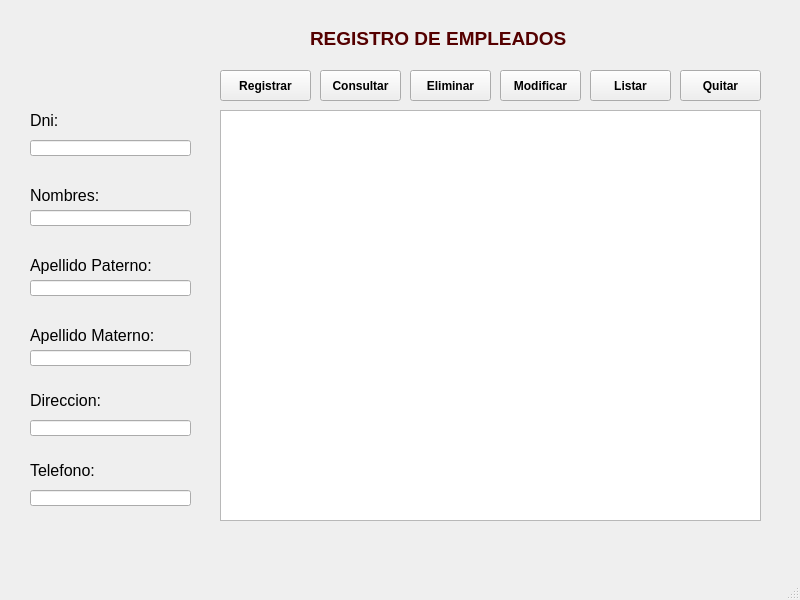
<?xml version="1.0" encoding="UTF-8"?>
<ui version="4.0">
 <class>MainWindow</class>
 <widget class="QMainWindow" name="MainWindow">
  <property name="geometry">
   <rect>
    <x>0</x>
    <y>0</y>
    <width>800</width>
    <height>600</height>
   </rect>
  </property>
  <property name="windowTitle">
   <string>MainWindow</string>
  </property>
  <widget class="QWidget" name="centralwidget">
   <widget class="QLineEdit" name="txtNombre">
    <property name="geometry">
     <rect>
      <x>30</x>
      <y>210</y>
      <width>161</width>
      <height>16</height>
     </rect>
    </property>
   </widget>
   <widget class="QLabel" name="label_6">
    <property name="geometry">
     <rect>
      <x>30</x>
      <y>390</y>
      <width>101</width>
      <height>21</height>
     </rect>
    </property>
    <property name="font">
     <font>
      <family>Arial</family>
     </font>
    </property>
    <property name="text">
     <string>&lt;html&gt;&lt;head/&gt;&lt;body&gt;&lt;p&gt;&lt;span style=&quot; font-size:12pt;&quot;&gt;Direccion:&lt;/span&gt;&lt;/p&gt;&lt;/body&gt;&lt;/html&gt;</string>
    </property>
   </widget>
   <widget class="QLabel" name="label_5">
    <property name="geometry">
     <rect>
      <x>30</x>
      <y>320</y>
      <width>171</width>
      <height>31</height>
     </rect>
    </property>
    <property name="font">
     <font>
      <family>Arial</family>
     </font>
    </property>
    <property name="text">
     <string>&lt;html&gt;&lt;head/&gt;&lt;body&gt;&lt;p&gt;&lt;span style=&quot; font-size:12pt;&quot;&gt;Apellido Materno:&lt;/span&gt;&lt;/p&gt;&lt;/body&gt;&lt;/html&gt;</string>
    </property>
   </widget>
   <widget class="QLabel" name="label_7">
    <property name="geometry">
     <rect>
      <x>30</x>
      <y>460</y>
      <width>101</width>
      <height>21</height>
     </rect>
    </property>
    <property name="font">
     <font>
      <family>Arial</family>
     </font>
    </property>
    <property name="text">
     <string>&lt;html&gt;&lt;head/&gt;&lt;body&gt;&lt;p&gt;&lt;span style=&quot; font-size:12pt;&quot;&gt;Telefono:&lt;/span&gt;&lt;/p&gt;&lt;/body&gt;&lt;/html&gt;</string>
    </property>
   </widget>
   <widget class="QLabel" name="label_2">
    <property name="geometry">
     <rect>
      <x>30</x>
      <y>110</y>
      <width>51</width>
      <height>21</height>
     </rect>
    </property>
    <property name="font">
     <font>
      <family>Arial</family>
      <weight>50</weight>
      <bold>false</bold>
     </font>
    </property>
    <property name="text">
     <string>&lt;html&gt;&lt;head/&gt;&lt;body&gt;&lt;p&gt;&lt;span style=&quot; font-size:12pt;&quot;&gt;Dni:&lt;/span&gt;&lt;/p&gt;&lt;/body&gt;&lt;/html&gt;</string>
    </property>
   </widget>
   <widget class="QPushButton" name="btnModificar">
    <property name="geometry">
     <rect>
      <x>500</x>
      <y>70</y>
      <width>81</width>
      <height>31</height>
     </rect>
    </property>
    <property name="font">
     <font>
      <weight>75</weight>
      <bold>true</bold>
     </font>
    </property>
    <property name="text">
     <string>Modificar</string>
    </property>
   </widget>
   <widget class="QLabel" name="label_3">
    <property name="geometry">
     <rect>
      <x>30</x>
      <y>180</y>
      <width>101</width>
      <height>31</height>
     </rect>
    </property>
    <property name="font">
     <font>
      <family>Arial</family>
      <weight>50</weight>
      <bold>false</bold>
     </font>
    </property>
    <property name="text">
     <string>&lt;html&gt;&lt;head/&gt;&lt;body&gt;&lt;p&gt;&lt;span style=&quot; font-size:12pt;&quot;&gt;Nombres:&lt;/span&gt;&lt;/p&gt;&lt;/body&gt;&lt;/html&gt;</string>
    </property>
   </widget>
   <widget class="QLineEdit" name="txtApellidoPaterno">
    <property name="geometry">
     <rect>
      <x>30</x>
      <y>280</y>
      <width>161</width>
      <height>16</height>
     </rect>
    </property>
   </widget>
   <widget class="QLabel" name="label_8">
    <property name="geometry">
     <rect>
      <x>310</x>
      <y>30</y>
      <width>261</width>
      <height>16</height>
     </rect>
    </property>
    <property name="font">
     <font>
      <family>Arial</family>
      <pointsize>14</pointsize>
      <weight>75</weight>
      <bold>true</bold>
     </font>
    </property>
    <property name="styleSheet">
     <string notr="true">color: rgb(85, 0, 0);</string>
    </property>
    <property name="text">
     <string>REGISTRO DE EMPLEADOS</string>
    </property>
   </widget>
   <widget class="QLineEdit" name="txtApellidoMaterno">
    <property name="geometry">
     <rect>
      <x>30</x>
      <y>350</y>
      <width>161</width>
      <height>16</height>
     </rect>
    </property>
   </widget>
   <widget class="QLabel" name="label_4">
    <property name="geometry">
     <rect>
      <x>30</x>
      <y>250</y>
      <width>161</width>
      <height>31</height>
     </rect>
    </property>
    <property name="font">
     <font>
      <family>Arial</family>
     </font>
    </property>
    <property name="text">
     <string>&lt;html&gt;&lt;head/&gt;&lt;body&gt;&lt;p&gt;&lt;span style=&quot; font-size:12pt;&quot;&gt;Apellido Paterno:&lt;/span&gt;&lt;/p&gt;&lt;/body&gt;&lt;/html&gt;</string>
    </property>
   </widget>
   <widget class="QPushButton" name="btnRegistrar">
    <property name="geometry">
     <rect>
      <x>220</x>
      <y>70</y>
      <width>91</width>
      <height>31</height>
     </rect>
    </property>
    <property name="font">
     <font>
      <pointsize>9</pointsize>
      <weight>75</weight>
      <bold>true</bold>
     </font>
    </property>
    <property name="text">
     <string>Registrar</string>
    </property>
   </widget>
   <widget class="QPushButton" name="btnListar">
    <property name="geometry">
     <rect>
      <x>590</x>
      <y>70</y>
      <width>81</width>
      <height>31</height>
     </rect>
    </property>
    <property name="font">
     <font>
      <pointsize>9</pointsize>
      <weight>75</weight>
      <bold>true</bold>
     </font>
    </property>
    <property name="text">
     <string>Listar</string>
    </property>
   </widget>
   <widget class="QLineEdit" name="txtDireccion">
    <property name="geometry">
     <rect>
      <x>30</x>
      <y>420</y>
      <width>161</width>
      <height>16</height>
     </rect>
    </property>
   </widget>
   <widget class="QPushButton" name="btnQuitar">
    <property name="geometry">
     <rect>
      <x>680</x>
      <y>70</y>
      <width>81</width>
      <height>31</height>
     </rect>
    </property>
    <property name="font">
     <font>
      <pointsize>9</pointsize>
      <weight>75</weight>
      <bold>true</bold>
     </font>
    </property>
    <property name="text">
     <string>Quitar</string>
    </property>
   </widget>
   <widget class="QPushButton" name="btnConsultar">
    <property name="geometry">
     <rect>
      <x>320</x>
      <y>70</y>
      <width>81</width>
      <height>31</height>
     </rect>
    </property>
    <property name="font">
     <font>
      <pointsize>9</pointsize>
      <weight>75</weight>
      <bold>true</bold>
     </font>
    </property>
    <property name="text">
     <string>Consultar</string>
    </property>
   </widget>
   <widget class="QLineEdit" name="txtTelefono">
    <property name="geometry">
     <rect>
      <x>30</x>
      <y>490</y>
      <width>161</width>
      <height>16</height>
     </rect>
    </property>
   </widget>
   <widget class="QPushButton" name="btnEliminar">
    <property name="geometry">
     <rect>
      <x>410</x>
      <y>70</y>
      <width>81</width>
      <height>31</height>
     </rect>
    </property>
    <property name="font">
     <font>
      <pointsize>9</pointsize>
      <weight>75</weight>
      <bold>true</bold>
     </font>
    </property>
    <property name="text">
     <string>Eliminar</string>
    </property>
   </widget>
   <widget class="QTableWidget" name="tblEmpleados">
    <property name="geometry">
     <rect>
      <x>220</x>
      <y>110</y>
      <width>541</width>
      <height>411</height>
     </rect>
    </property>
   </widget>
   <widget class="QLineEdit" name="txtDni">
    <property name="geometry">
     <rect>
      <x>30</x>
      <y>140</y>
      <width>161</width>
      <height>16</height>
     </rect>
    </property>
   </widget>
  </widget>
  <widget class="QMenuBar" name="menubar">
   <property name="geometry">
    <rect>
     <x>0</x>
     <y>0</y>
     <width>800</width>
     <height>21</height>
    </rect>
   </property>
  </widget>
  <widget class="QStatusBar" name="statusbar"/>
 </widget>
 <resources/>
 <connections/>
</ui>
